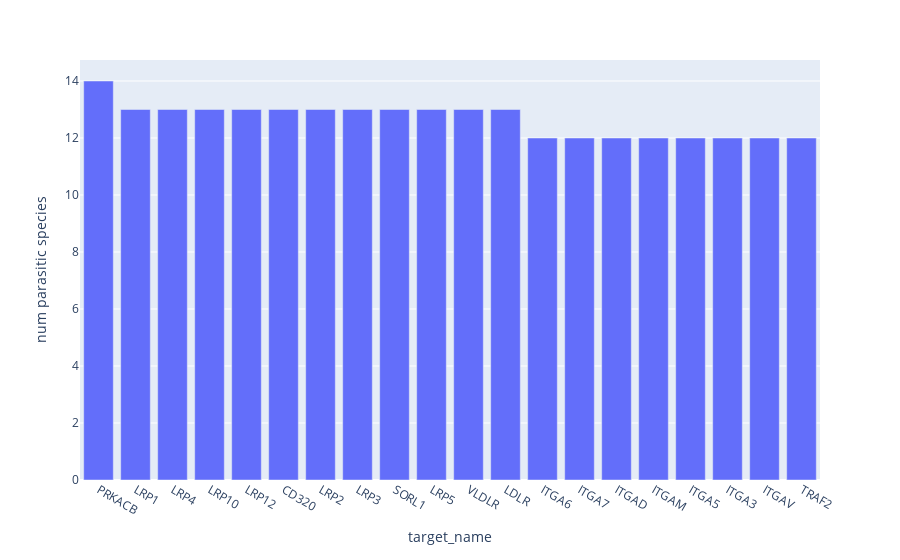

The cell this chart's notebook holds for it:
### Code cell
fig = px.bar(aux, x="target_name", y="taxid1", labels={"taxid1":"num parasitic species"})
fig.update_traces(showlegend=False)
fig

### Figure 1 — Plotly figure (JSON) as saved in the notebook; plotly's stock layout.template omitted (floating-point values rounded to 4 significant figures)
{"data": [{"alignmentgroup": "True", "hovertemplate": "target_name=%{x}<br>num parasitic species=%{y}<extra></extra>", "legendgroup": "", "marker": {"color": "#636efa", "pattern": {"shape": ""}}, "name": "", "offsetgroup": "", "orientation": "v", "showlegend": false, "textposition": "auto", "type": "bar", "x": ["PRKACB", "LRP1", "LRP4", "LRP10", "LRP12", "CD320", "LRP2", "LRP3", "SORL1", "LRP5", "VLDLR", "LDLR", "ITGA6", "ITGA7", "ITGAD", "ITGAM", "ITGA5", "ITGA3", "ITGAV", "TRAF2"], "xaxis": "x", "y": [14, 13, 13, 13, 13, 13, 13, 13, 13, 13, 13, 13, 12, 12, 12, 12, 12, 12, 12, 12], "yaxis": "y"}], "layout": {"barmode": "relative", "legend": {"tracegroupgap": 0}, "margin": {"t": 60}, "xaxis": {"anchor": "y", "domain": [0, 1], "title": {"text": "target_name"}}, "yaxis": {"anchor": "x", "domain": [0, 1], "title": {"text": "num parasitic species"}}}}
